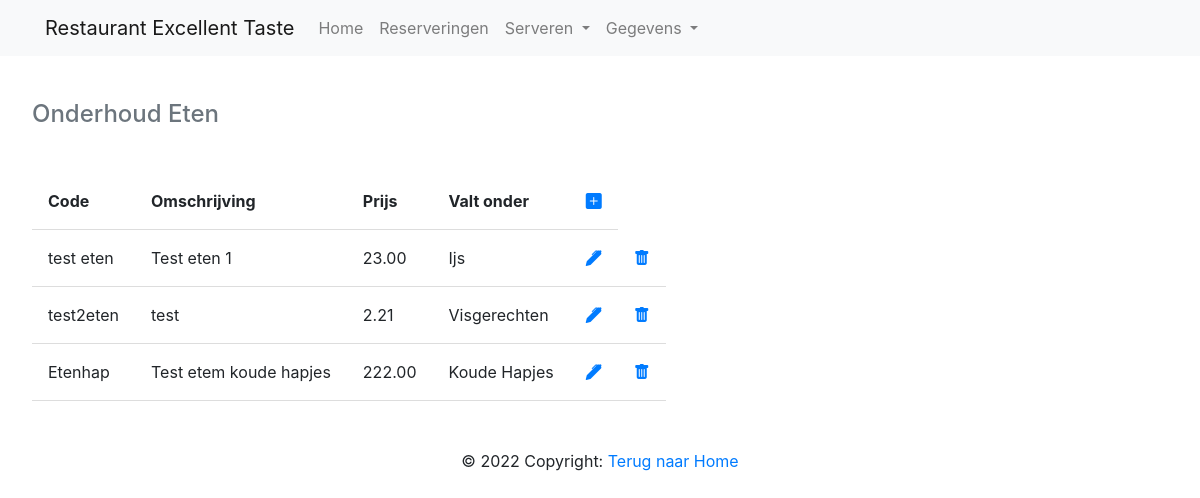
Screenshot of /index.php?page=GerechtEten with the database file from the repository.
### tables this page shows
CREATE TABLE `menuitems` (
  `ID` int(11) NOT NULL,
  `Code` varchar(255) DEFAULT NULL,
  `Naam` varchar(255) DEFAULT NULL,
  `Gerechtsoort_ID` int(11) NOT NULL,
  `Prijs` decimal(10,2) NOT NULL
);

CREATE TABLE `gerechtsoorten` (
  `ID` int(11) NOT NULL,
  `Code` varchar(255) DEFAULT NULL,
  `Naam` varchar(255) DEFAULT NULL,
  `Gerechtcategorie_ID` int(11) NOT NULL
);

### DBconfig.php (called while the page is built)
<?php
class DB
{
    public $pdo;
    public function __construct($db, $username = NULL, $password = NULL, $host = '127.0.0.1', $port = 3306, $options = [])
    {
        $default_options = [
            PDO::ATTR_DEFAULT_FETCH_MODE => PDO::FETCH_ASSOC,
            PDO::ATTR_EMULATE_PREPARES => false,
            PDO::ATTR_ERRMODE => PDO::ERRMODE_EXCEPTION,
        ];
        $options = array_replace($default_options, $options);
        $dsn = "mysql:host=$host;dbname=$db;port=$port;charset=utf8mb4";
        try {
            $this->pdo = new \PDO($dsn, $username, $password, $options);
        } catch (\PDOException $e) {
            throw new \PDOException($e->getMessage(), (int)$e->getCode());
        }
    }
    public function run($sql, $args = NULL)
    {
        if (!$args)
        {
            return $this->pdo->query($sql);
        }
        $stmt = $this->pdo->prepare($sql);
        $stmt->execute($args);
        return $stmt;
    }
}
?>

### pages/GerechtEten.php (the view, shortened to what this page needs)
<!DOCTYPE html>
<html lang="nl">
<head>
</head>
<body>
    <div class="content">
        <?php
        $listEten = $db->run('SELECT * FROM menuitems WHERE Gerechtsoort_ID = 1 or Gerechtsoort_ID = 5 or Gerechtsoort_ID = 6 or Gerechtsoort_ID = 7 or Gerechtsoort_ID = 8 or Gerechtsoort_ID = 9');
        ?>
        <table id="overzicht">
            <caption style="caption-side:top">
                <h4>Onderhoud Eten</h4>
            </caption>
            <thead>
                <tr>
                    <th> Code</th>
                    <th> Omschrijving</th>
                    <th> Prijs</th>
                    <th> Valt onder</th>
                    <th> <a href="index.php?page=newGerechtEten"><i class="bi bi-plus-square-fill"></i></a></th>
                </tr>
            </thead>
            <tbody>
                <?php
                if ($listEten->rowCount() > 0) {
                    while ($fetch_Eten = $listEten->fetch(PDO::FETCH_ASSOC)) {
                        $getNaamSub=$db->run('SELECT Naam FROM gerechtsoorten WHERE ID = ? LIMIT 1', [$fetch_Eten['Gerechtsoort_ID']])->fetch(PDO::FETCH_ASSOC);
                        foreach ($getNaamSub as $fetch_Sub) {
                            $SubNaam = $fetch_Sub;
                        }
                        $editLink = "<a href='index.php?page=editGerechtEten&ID=" . $fetch_Eten['Code'] . "'><i class='bi bi-pen-fill'></i></a>";
                ?>
                        <tr>
                            <td><span><?= $fetch_Eten['Code'] ?></span></td>
                            <td><span><?= $fetch_Eten['Naam'] ?></span></td>
                            <td><span><?= $fetch_Eten['Prijs'] ?></span></td>
                            <td><span><?= $SubNaam ?></span></td>
                            <td><span><?= $editLink ?></span></td>
                            <td><span><a href="index.php?page=GerechtEten&ID=<?= $fetch_Eten['ID'] ?>"><i class="bi bi-trash-fill"></i></a></span></td>
                        </tr>
                <?php
                    }
                } else {
                    echo '<p class="empty">Er zijn geen Eten gevonden</p>';
                }
                ?>
            </tbody>
        </table>
    </div>
</body>
</html>

### css/style.css (style rules this page uses)
* { margin:0; padding:0; box-sizing: border-box; outline: none; border:none; }
.content { padding:2rem; margin:0 auto; max-width: 1200px; }
h4 { margin-bottom: 2rem; }
caption { align-items: center; }
th, td { padding: 1rem; border-bottom: 1px solid #ddd; }

### rows the page displays
menuitems: Code "test eten", Naam "Test eten 1", Prijs "23.00", Gerechtsoort_ID.Naam "Ijs"
menuitems: Code "test2eten", Naam "test", Prijs "2.21", Gerechtsoort_ID.Naam "Visgerechten"
menuitems: Code "Etenhap", Naam "Test etem koude hapjes", Prijs "222.00", Gerechtsoort_ID.Naam "Koude Hapjes"
